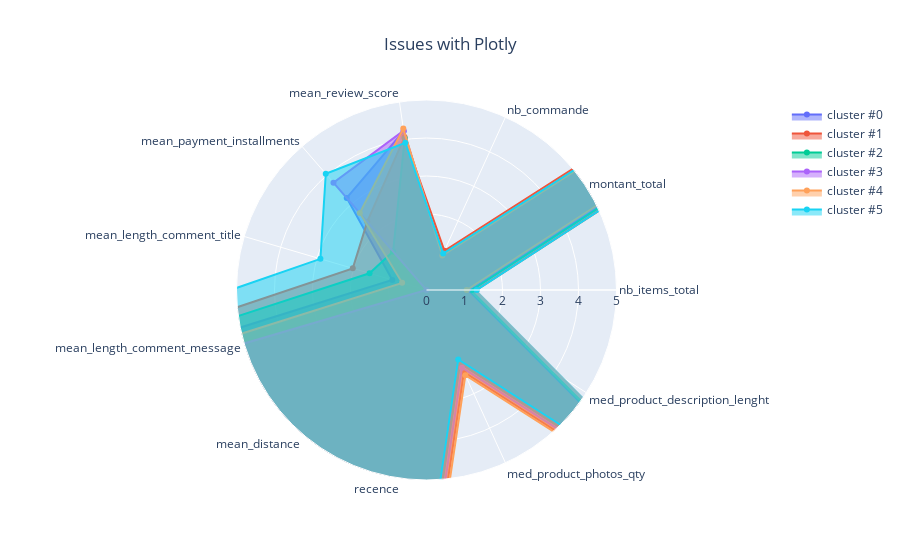

Source (notebook cell):
### Code cell
import plotly.graph_objects as go

categories = result.columns
fig = go.Figure()

for g in result.index:
    fig.add_trace(go.Scatterpolar(
        r = result.loc[g].values,
        theta = categories,
        fill = 'toself',
        name = f'cluster #{g}'
    ))

fig.update_layout(
  polar=dict(
    radialaxis=dict(
      visible=True,
      range=[0, 5] # here we can define the range
    )),
  showlegend=True,
    title="Issues with Plotly",
    title_x=0.5
)

fig.show()

### Figure 1 — Plotly figure (JSON) as saved in the notebook; plotly's stock layout.template omitted (floating-point values rounded to 4 significant figures)
{"data": [{"fill": "toself", "name": "cluster #0", "r": [1.104, 149.3, 1, 4.223, 3.205, 0.9368, 29.45, 5.203, 306.6, 2.104, 956.5], "theta": ["nb_items_total", "montant_total", "nb_commande", "mean_review_score", "mean_payment_installments", "mean_length_comment_title", "mean_length_comment_message", "mean_distance", "recence", "med_product_photos_qty", "med_product_description_lenght"], "type": "scatterpolar"}, {"fill": "toself", "name": "cluster #1", "r": [1.315, 200.1, 1.135, 4.064, 2.38, 2.022, 29.77, 5.454, 273.0, 2.375, 838.7], "theta": ["nb_items_total", "montant_total", "nb_commande", "mean_review_score", "mean_payment_installments", "mean_length_comment_title", "mean_length_comment_message", "mean_distance", "recence", "med_product_photos_qty", "med_product_description_lenght"], "type": "scatterpolar"}, {"fill": "toself", "name": "cluster #2", "r": [1.198, 158.8, 1.011, 4.033, 1.341, 1.562, 30.07, 5.9, 289.8, 2.125, 854.6], "theta": ["nb_items_total", "montant_total", "nb_commande", "mean_review_score", "mean_payment_installments", "mean_length_comment_title", "mean_length_comment_message", "mean_distance", "recence", "med_product_photos_qty", "med_product_description_lenght"], "type": "scatterpolar"}, {"fill": "toself", "name": "cluster #3", "r": [1.081, 183.0, 1, 4.237, 3.739, 0.003466, 20.81, 6.028, 309.0, 2.248, 738.5], "theta": ["nb_items_total", "montant_total", "nb_commande", "mean_review_score", "mean_payment_installments", "mean_length_comment_title", "mean_length_comment_message", "mean_distance", "recence", "med_product_photos_qty", "med_product_description_lenght"], "type": "scatterpolar"}, {"fill": "toself", "name": "cluster #4", "r": [1.058, 123.1, 1.0, 4.291, 2.681, 0.668, 17.9, 5.51, 298.0, 2.464, 619.1], "theta": ["nb_items_total", "montant_total", "nb_commande", "mean_review_score", "mean_payment_installments", "mean_length_comment_title", "mean_length_comment_message", "mean_distance", "recence", "med_product_photos_qty", "med_product_description_lenght"], "type": "scatterpolar"}, {"fill": "toself", "name": "cluster #5", "r": [1.324, 177.0, 1.055, 3.915, 4.047, 2.909, 34.73, 5.433, 280.1, 2.01, 704.6], "theta": ["nb_items_total", "montant_total", "nb_commande", "mean_review_score", "mean_payment_installments", "mean_length_comment_title", "mean_length_comment_message", "mean_distance", "recence", "med_product_photos_qty", "med_product_description_lenght"], "type": "scatterpolar"}], "layout": {"polar": {"radialaxis": {"range": [0, 5], "visible": true}}, "showlegend": true, "title": {"text": "Issues with Plotly", "x": 0.5}}}
